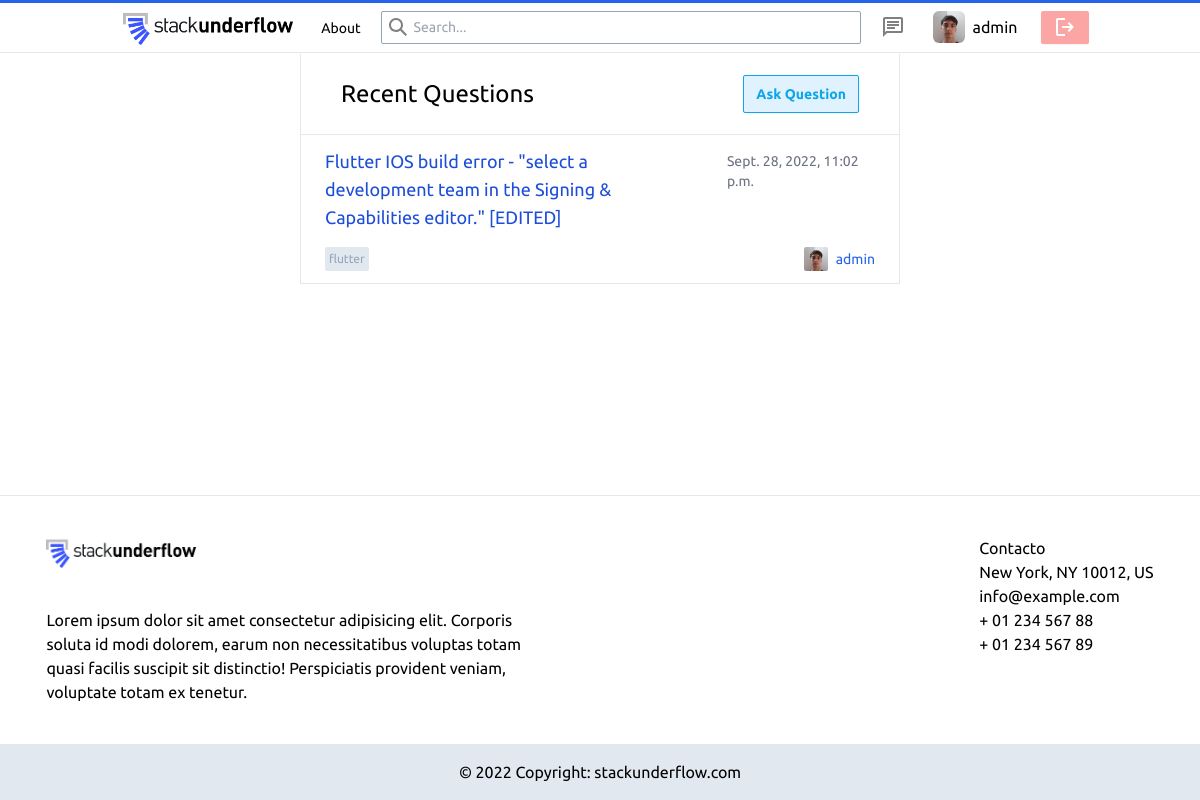
/ (signed in), run on the app's committed database.
### main/models.py (models this page shows, shortened)
class Post(models.Model):
    author = models.ForeignKey(User, on_delete=models.CASCADE, related_name='PostAuthor')
    title = models.CharField(max_length=200)
    description = RichTextUploadingField(blank=False, null=True)
    date = models.DateTimeField(auto_now_add=True)
    tags = TaggableManager(blank=True)
    class Meta:
        ordering = ('-date',)

### main/views.py (the view)
# urls.py: path('', home, name='home'),
def home(request):
    posts = Post.objects.all()
    for post in posts:
        post.author.avatar = getAvatar(post.author)
    if(len(posts) == 0):
        posts = None
    return render(request,"main/home.html", {'posts': posts, 'userAvatar': getAvatar(request.user)})

### main/views.py (called while the page is built)
def getAvatar(user):
    if user.id:
        avList = Avatar.objects.all().filter(user = user.id)
        if len(avList) > 0:
            return avList[0].image.url
        else:
            return os.path.join(settings.MEDIA_URL, 'avatars/default.jpeg')

### main/templates/main/home.html (shortened to what this page needs)
{% extends './layout.html' %}
{% block main %}
<div class="flex flex-col self-center w-[50vw] border-x min-h-[100%]">
    <div class="flex flex-row items-center">
        {% if tag %}
            <h1 class="text-2xl p-6 px-10 text-black">Tag: {{tag}}</h1>
        {% else %}
            <h1 class="text-2xl p-6 px-10 text-black">Recent Questions</h1>
        {% endif %}
        <a href="{% url 'main:newPost' %}" class="ml-auto mr-10 text-blue-500">
            <button type="submit"
            class="self-center px-3 py-2 font-semibold text-sm bg-sky-100 hover:bg-sky-200 text-sky-500 rounded-sm shadow-sm border border-sky-500">Ask Question</button>
        </a>
    </div>
    <hr>
    {% for post in posts %}
    <div class="flex flex-col py-3 px-6 max-h-[300px]">
        <div class="flex flex-col">
            <div class="flex flex-row justify-between">
                <a href="{% url 'main:post' post.id %}" class="w-[80%]">
                    <h2 class="text-lg text-blue-700 max-w-[80%] hover:text-blue-400">{{ post.title }}</h2>
                </a>
                <p class="text-sm text-gray-500 pt-1">{{ post.date }}</p>
            </div>
        </div>
        <div class="flex flex-row">
            <div class="flex flex-row items-center w-full justify-between pt-4">
                <div class="flex flex-row justify-between gap-1">
                    {% for tag in post.tags.all %}
                        <a href="{% url 'main:tagged' tag %}">
                            <p class="text-slate-400 text-xs rounded-sm p-1 bg-slate-200 hover:bg-slate-300 self-end">
                                {{ tag }}
                            </p>
                        </a>
                    {% endfor %}
                </div>
                <div class="flex flex-col">
                    <a href="{% url 'accounts:profile' post.author %}" class="text-black flex gap-1 flex-row items-center gap-2">
                        <img src="{{ post.author.avatar }}" class="h-6 w-6 object-cover rounded-sm" alt="">
                        <p class="text-blue-600 text-sm hover:text-blue-400"> {{ post.author.username }}</p>
                    </a>
                </div>
            </div>
        </div>
    </div>
    <hr>
    {% endfor %}
</div>
{% endblock %}

### main/templates/main/partials/navbar.html (shortened to what this page needs)
{% load static %}
<nav class="flex flex-col w-full bg-white h-[53px] justify-between z-20 fixed top-0">
  <div class="h-full justify-center items-center ">
    <ul class="flex flex-row w-full gap-1 self-center justify-center items-center h-full">
      <li class="hover:bg-gray-200 h-full">
        <a href="{% url 'main:home' %}" class="h-full flex items-center"><img class="h-[44px] px-3 py-1" src="{% static 'Stack_underflow.png' %}" alt=""></a>
      </li>
      <li>
        <a href="{% url 'main:about' %}" class="text-sm rounded-full p-2 px-3 hover:bg-gray-200">About</a>
      </li>
      <li>
        <form action="{% url 'main:search' %}" method="post">
          <div class="flex flex-row items-center w-[40vw] h-full mx-1">
            <svg aria-hidden="true" class="mx-2" width="18" height="18" viewBox="0 0 18 18"><path fill="grey" d="m18 16.5-5.14-5.18h-.35a7 7 0 1 0-1.19 1.19v.35L16.5 18l1.5-1.5ZM12 7A5 5 0 1 1 2 7a5 5 0 0 1 10 0Z"></path></svg>
            <input type="input" name="search" class="absolute bg-transparent h-[33px] border gap-2 px-8 w-[40vw] border-slate-400 rounded-sm focus:outline-indigo-500 text-sm" placeholder="Search...">
          </div>
        </form>
      </li>
      {% if request.user.is_authenticated %}
        <li>
          <a href="{% url 'chat:messages' %}" class="text-sm rounded-full flex p-2 px-3 hover:bg-gray-200"><svg xmlns="http://www.w3.org/2000/svg" fill="gray" height="24" width="24"><path d="M6 14h8v-2H6Zm0-3h12V9H6Zm0-3h12V6H6ZM2 22V4q0-.825.588-1.413Q3.175 2 4 2h16q.825 0 1.413.587Q22 3.175 22 4v12q0 .825-.587 1.413Q20.825 18 20 18H6Zm2-4.825L5.175 16H20V4H4ZM4 4v13.175Z"/></svg></a>
        </li>
        <li class="h-full m-1 self-center items-center hover:bg-gray-200">
          <a href="{% url 'accounts:profile' request.user %}" class="flex flex-row items-center mx-2 h-full">
            <img src="{{userAvatar}}" alt="user avatar" class="h-8 w-8 object-cover rounded-md">
            <p class="mx-2">{{request.user.username}}</p>
          </a>
        </li>
        <li>
          <a href="{% url 'accounts:logout' %}">
            <button type="button" class="flex flex-row items-center gap-1 self-center px-3 w-fit h-[33px] font-semibold text-sm bg-red-300 hover:bg-red-400 text-white rounded-sm shadow-sm"><svg xmlns="http://www.w3.org/2000/svg" fill="white" height="24" width="24"><path d="M5 21q-.825 0-1.413-.587Q3 19.825 3 19V5q0-.825.587-1.413Q4.175 3 5 3h7v2H5v14h7v2Zm11-4-1.375-1.45 2.55-2.55H9v-2h8.175l-2.55-2.55L16 7l5 5Z"/></svg></button>
          </a>
        </li>
      {% endif %}
    </ul>
  </div>
  <hr>
</nav>

### main/templates/main/layout.html (style rules this page uses)
body { font-family: 'Ubuntu', sans-serif; }

### data on the page
Post: title "Flutter IOS build error - \"select a development team in the Signing & Capabilities editor.\" [EDITED]", date "Sept. 28, 2022, 11:02 p.m.", author.username "admin"
Tag: name "flutter"

### other printed values
{{ request.user.username }} "admin"
